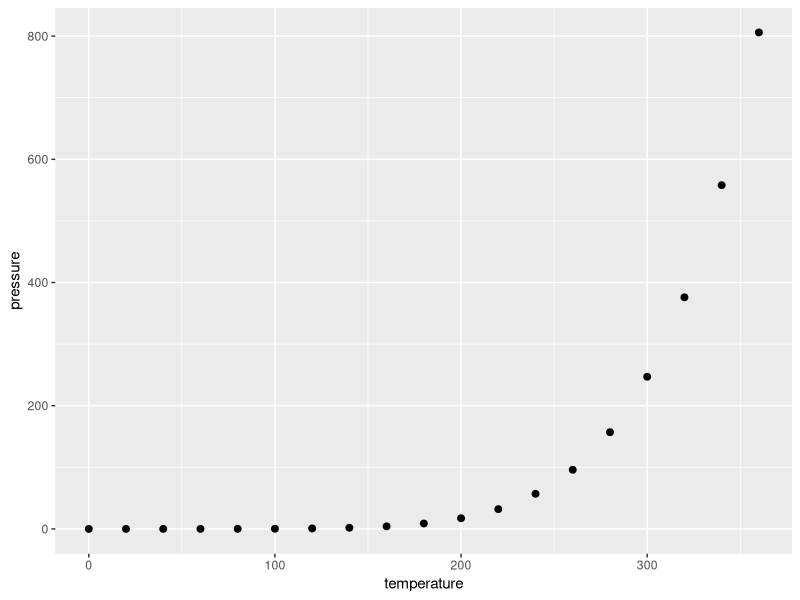

This chart was generated by the following R code:
## ---- chunk 1
knitr::opts_chunk$set(echo = TRUE)
## ---- chunk 2
library(tidyverse)
## ---- chunk 3
ggplot(data = pressure, mapping = aes(x = temperature, y = pressure)) +
  geom_point(size = 2, color = "black")
